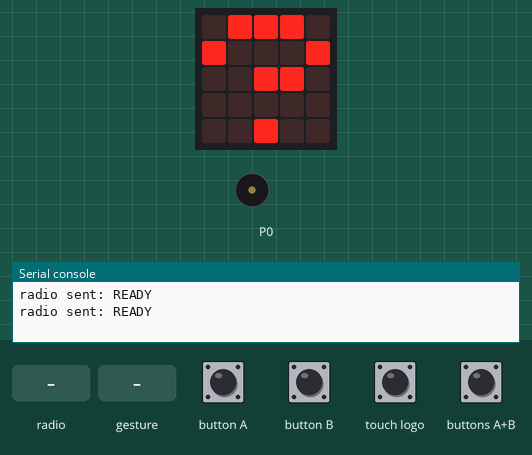
This program was run on a simulated BBC micro:bit (MakeCode). Parts: the board's 5×5 LED display, buzzer (waves = sounding), the last lines printed to the serial console. The test bench sets the inputs (shaded band). No radio messages arrive unless stated (any console line starting 'radio sent:' is added by the test bench); a tilt is held for 1.5 s and a shake lasts 1 s, then the board lies face up again; the 48×5 strip is a reading aid, not a part: it shows the text the display is scrolling, unrolled, one strip-width of it at a time.

Above: at 1.2 s.
1.3 s: radio message "READY" arrives
At 2.7 s:
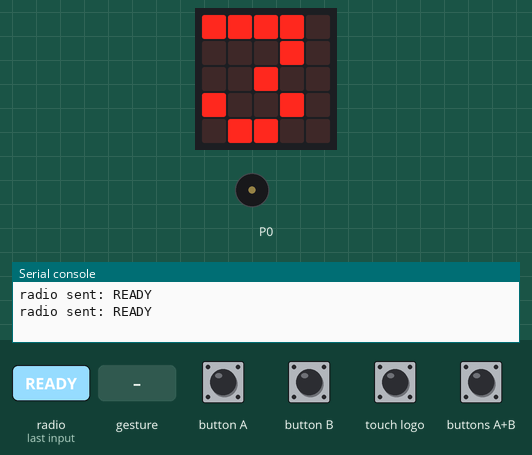
7.3 s: radio message "A" arrives
9.2 s: radio message "H" arrives
At 12.13 s:
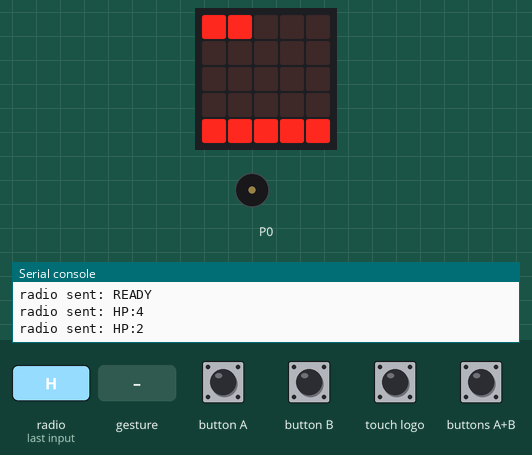
12.2 s: button A pressed for 0.15 s
At 12.8 s:
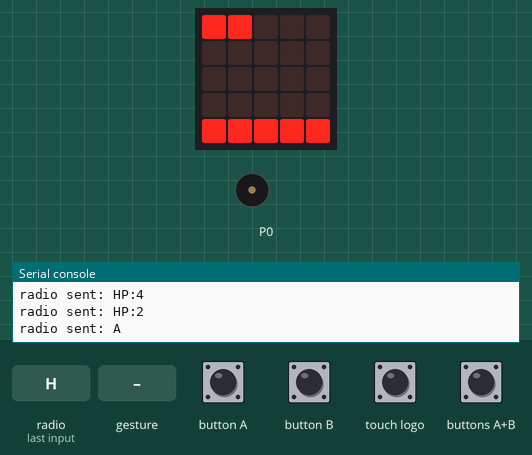
12.9 s: gesture 'shake'
At 13.21 s:
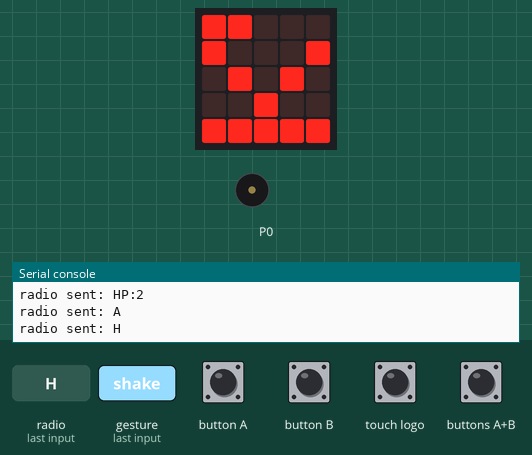
14.9 s: touch logo pressed for 0.15 s
At 15.8 s:
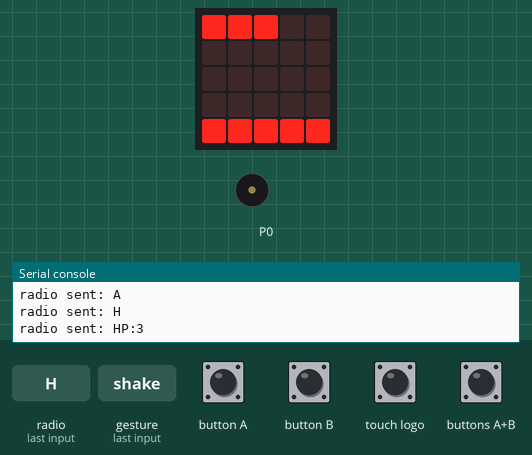
Timing chart, 0 to 16.6 s (numbered marks = the images above; inputs shaded):
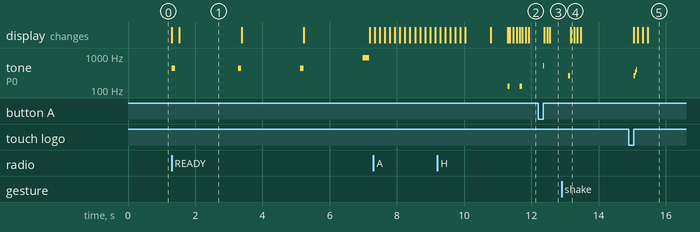

Measured:
- after the input at 1.3 s, tone on P0: plays 440 Hz for 0.10 s, 440 Hz for 0.10 s, 440 Hz for 0.10 s, 880 Hz for 0.20 s, starting at once; the display: first changes at once (image 1 shows a later state)
- after the input at 9.2 s, the display: first differs from a run without the input after 2.5 s (image 2)
- after the input at 12.2 s, tone on P0: silent → 523 Hz after 0.15 s, → silent 0.03 s later; the display: first changes after 0.19 s (image 3 shows a later state)
- after the input at 12.9 s, tone on P0: silent → 262 Hz after 0.20 s, → silent 0.06 s later; the display: changes after 0.27 s (image 4)
- after the input at 14.9 s, tone on P0: silent → 262 Hz after 0.15 s, → 330 Hz 0.04 s later, → 392 Hz 0.04 s later, → silent 0.03 s later; the display: changes after 0.15 s (image 5)
- what the display in image 1 shows lasts 1.9 s, from 1.5 s to 3.4 s

The program:

main.ts
```typescript
// ============================================================
// MICRO FIGHTERS — Real-time wireless fighting game
// BBC micro:bit V2  |  MakeCode Blocks / TypeScript
// Flash this SAME code to BOTH micro:bits.
// ============================================================

// ---------- constants ----------
const LIGHT_DMG = 1
const HEAVY_DMG = 2
const BLOCK_REDUCE = 1
const HEAL_AMOUNT = 1
const MAX_HP = 5
const MAX_HEALS = 2
const LIGHT_CD = 1000
const HEAVY_CD = 3500
const BLOCK_DURATION = 1000
const BLOCK_RECOVERY = 1500
const RADIO_GROUP = 1
const RADIO_POWER = 6
const BEACON_INTERVAL = 500
const DEAD_REPEAT = 3

// ---------- state variables ----------
let gameState = 0          // 0 PAIRING  1 COUNTDOWN  2 PLAYING  3 GAME_OVER
let myHP = MAX_HP
let enemyHP = MAX_HP
let isBlocking = false
let healsRemaining = MAX_HEALS
let lightCooldown = false
let heavyCooldown = false
let blockCooldown = false
let animPlaying = false
let won = false
let isDraw = false

// ============================================================
//  DISPLAY HELPERS
// ============================================================

function drawHealthBars(): void {
    // row 0 = my HP
    for (let x = 0; x <= 4; x++) {
        if (x < myHP) {
            led.plot(x, 0)
        } else {
            led.unplot(x, 0)
        }
    }
    // row 4 = enemy HP
    for (let x2 = 0; x2 <= 4; x2++) {
        if (x2 < enemyHP) {
            led.plot(x2, 4)
        } else {
            led.unplot(x2, 4)
        }
    }
}

function clearActionArea(): void {
    for (let y = 1; y <= 3; y++) {
        for (let x3 = 0; x3 <= 4; x3++) {
            led.unplot(x3, y)
        }
    }
}

// ---------- light attack animation (arrow →) ----------
function playLightAttackAnim(): void {
    if (animPlaying) { return }
    animPlaying = true
    // frame 1
    clearActionArea()
    led.plot(2, 1)
    led.plot(3, 2)
    led.plot(2, 3)
    basic.pause(80)
    // frame 2
    clearActionArea()
    led.plot(3, 1)
    led.plot(4, 2)
    led.plot(3, 3)
    basic.pause(80)
    clearActionArea()
    animPlaying = false
}

// ---------- heavy attack animation (X slash) ----------
function playHeavyAttackAnim(): void {
    if (animPlaying) { return }
    animPlaying = true
    // frame 1
    clearActionArea()
    led.plot(0, 1); led.plot(4, 1)
    led.plot(1, 2); led.plot(3, 2)
    led.plot(2, 3)
    basic.pause(100)
    // frame 2
    clearActionArea()
    led.plot(1, 1); led.plot(3, 1)
    led.plot(2, 2)
    led.plot(1, 3); led.plot(3, 3)
    basic.pause(100)
    // frame 3
    clearActionArea()
    led.plot(2, 1)
    led.plot(1, 2); led.plot(3, 2)
    led.plot(0, 3); led.plot(4, 3)
    basic.pause(100)
    clearActionArea()
    animPlaying = false
}

// ---------- hit received animation (flash X) ----------
function playHitAnim(): void {
    if (animPlaying) { return }
    animPlaying = true
    // frame 1 — X
    clearActionArea()
    led.plot(0, 1); led.plot(4, 1)
    led.plot(2, 2)
    led.plot(0, 3); led.plot(4, 3)
    basic.pause(100)
    // frame 2 — full flash
    for (let y2 = 1; y2 <= 3; y2++) {
        for (let x4 = 0; x4 <= 4; x4++) {
            led.plot(x4, y2)
        }
    }
    basic.pause(100)
    // frame 3 — clear
    clearActionArea()
    basic.pause(100)
    animPlaying = false
}

// ---------- block shield (sustained) ----------
function showShield(): void {
    clearActionArea()
    led.plot(1, 1); led.plot(2, 1); led.plot(3, 1)
    led.plot(1, 2); led.plot(2, 2); led.plot(3, 2)
    led.plot(2, 3)
}

// ---------- deflect flash ----------
function playDeflectAnim(): void {
    // expanded shield for one frame
    clearActionArea()
    for (let x5 = 0; x5 <= 4; x5++) { led.plot(x5, 1) }
    led.plot(1, 2); led.plot(2, 2); led.plot(3, 2)
    led.plot(2, 3)
    basic.pause(100)
    // restore normal shield if still blocking
    if (isBlocking) {
        showShield()
    } else {
        clearActionArea()
    }
}

// ---------- heal animation (mini heart) ----------
function playHealAnim(): void {
    if (animPlaying) { return }
    animPlaying = true
    // frame 1
    clearActionArea()
    led.plot(1, 1); led.plot(3, 1)
    led.plot(1, 2); led.plot(2, 2); led.plot(3, 2)
    led.plot(2, 3)
    basic.pause(150)
    // frame 2
    clearActionArea()
    led.plot(2, 2)
    basic.pause(150)
    clearActionArea()
    animPlaying = false
}

// ============================================================
//  GAME LOGIC
// ============================================================

function sendHP(): void {
    radio.sendString("HP:" + convertToText(myHP))
}

function applyDamage(baseDamage: number): void {
    let actualDamage = baseDamage
    if (isBlocking) {
        actualDamage = Math.max(0, baseDamage - BLOCK_REDUCE)
    }
    myHP = Math.max(0, myHP - actualDamage)
    sendHP()
    drawHealthBars()

    if (isBlocking && actualDamage < baseDamage) {
        // blocked (at least partially)
        music.playTone(Note.E5, music.beat(BeatFraction.Sixteenth))
        playDeflectAnim()
    } else if (actualDamage > 0) {
        music.playTone(Note.C3, music.beat(BeatFraction.Eighth))
        playHitAnim()
    }
    checkGameOver()
}

function checkGameOver(): void {
    if (myHP <= 0) {
        gameState = 3
        won = false
        // send DEAD 3× for reliability
        for (let i = 0; i < DEAD_REPEAT; i++) {
            radio.sendString("DEAD")
            if (i < DEAD_REPEAT - 1) { basic.pause(100) }
        }
        basic.clearScreen()
        basic.showIcon(IconNames.Sad)
        soundExpression.sad.play()
    }
}

function showWin(): void {
    gameState = 3
    won = true
    basic.clearScreen()
    basic.showIcon(IconNames.Happy)
    soundExpression.happy.play()
}

function showDraw(): void {
    gameState = 3
    isDraw = true
    basic.clearScreen()
    // skull pattern
    led.plot(1, 0); led.plot(2, 0); led.plot(3, 0)
    led.plot(0, 1); led.plot(2, 1); led.plot(4, 1)
    for (let x6 = 0; x6 <= 4; x6++) { led.plot(x6, 2) }
    led.plot(1, 3); led.plot(3, 3)
    led.plot(1, 4); led.plot(2, 4); led.plot(3, 4)
    music.playTone(Note.B3, 500)
}

function startCountdown(): void {
    gameState = 1
    basic.clearScreen()
    music.playTone(Note.A4, 100)
    basic.showNumber(3)
    basic.pause(1000)
    music.playTone(Note.A4, 100)
    basic.showNumber(2)
    basic.pause(1000)
    music.playTone(Note.A4, 100)
    basic.showNumber(1)
    basic.pause(1000)
    music.playTone(Note.A5, 200)
    basic.showString("GO!")
    basic.pause(500)
    basic.clearScreen()
    // enter PLAYING
    gameState = 2
    drawHealthBars()
}

function resetGame(): void {
    gameState = 0
    myHP = MAX_HP
    enemyHP = MAX_HP
    isBlocking = false
    healsRemaining = MAX_HEALS
    lightCooldown = false
    heavyCooldown = false
    blockCooldown = false
    animPlaying = false
    won = false
    isDraw = false
    basic.clearScreen()
}

// ============================================================
//  INPUT HANDLERS
// ============================================================

// --- Button A : Light Attack ---
input.onButtonPressed(Button.A, function () {
    if (gameState != 2) { return }
    if (lightCooldown) { return }
    lightCooldown = true
    radio.sendString("A")
    music.playTone(Note.C5, music.beat(BeatFraction.Sixteenth))
    control.inBackground(function () {
        playLightAttackAnim()
    })
    control.inBackground(function () {
        basic.pause(LIGHT_CD)
        lightCooldown = false
    })
})

// --- Button B : Block ---
input.onButtonPressed(Button.B, function () {
    if (gameState != 2) { return }
    if (blockCooldown) { return }
    blockCooldown = true
    isBlocking = true
    showShield()
    control.inBackground(function () {
        basic.pause(BLOCK_DURATION)
        isBlocking = false
        clearActionArea()
        basic.pause(BLOCK_RECOVERY)
        blockCooldown = false
    })
})

// --- Shake : Heavy Attack ---
input.onGesture(Gesture.Shake, function () {
    if (gameState != 2) { return }
    if (heavyCooldown) { return }
    heavyCooldown = true
    radio.sendString("H")
    music.playTone(Note.C4, music.beat(BeatFraction.Eighth))
    control.inBackground(function () {
        playHeavyAttackAnim()
    })
    control.inBackground(function () {
        basic.pause(HEAVY_CD)
        heavyCooldown = false
    })
})

// --- Touch Logo : Heal (V2 only) ---
input.onLogoEvent(TouchButtonEvent.Pressed, function () {
    if (gameState != 2) { return }
    if (healsRemaining <= 0) { return }
    healsRemaining -= 1
    myHP = Math.min(MAX_HP, myHP + HEAL_AMOUNT)
    sendHP()
    drawHealthBars()
    music.playTone(Note.C4, music.beat(BeatFraction.Sixteenth))
    music.playTone(Note.E4, music.beat(BeatFraction.Sixteenth))
    music.playTone(Note.G4, music.beat(BeatFraction.Sixteenth))
    control.inBackground(function () {
        playHealAnim()
    })
})

// --- A+B : Reset (only in GAME_OVER) ---
input.onButtonPressed(Button.AB, function () {
    if (gameState != 3) { return }
    resetGame()
})

// ============================================================
//  RADIO HANDLER
// ============================================================

radio.onReceivedString(function (receivedString: string) {
    if (receivedString == "READY") {
        if (gameState == 0) {
            startCountdown()
        }
    } else if (receivedString == "A") {
        if (gameState == 2) {
            applyDamage(LIGHT_DMG)
        }
    } else if (receivedString == "H") {
        if (gameState == 2) {
            applyDamage(HEAVY_DMG)
        }
    } else if (receivedString.indexOf("HP:") == 0) {
        if (gameState == 2) {
            enemyHP = parseInt(receivedString.substr(3))
            drawHealthBars()
        }
    } else if (receivedString == "DEAD") {
        if (gameState == 2) {
            if (myHP <= 0) {
                showDraw()
            } else {
                showWin()
            }
        }
    }
})

// ============================================================
//  FOREVER LOOP
// ============================================================

basic.forever(function () {
    if (gameState == 0) {
        // PAIRING — send beacon and show scrolling "?"
        radio.sendString("READY")
        basic.showString("?")
    } else if (gameState == 2) {
        // PLAYING — refresh health bars
        drawHealthBars()
        basic.pause(50)
    }
})

// ============================================================
//  ON START
// ============================================================

radio.setGroup(RADIO_GROUP)
radio.setTransmitPower(RADIO_POWER)
resetGame()
```
